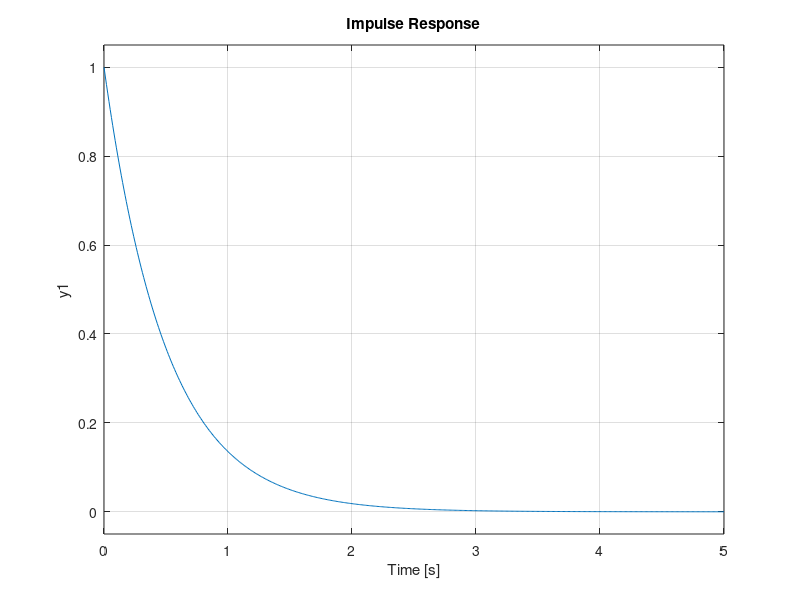

MATLAB code to generate this figure: (Note: this script raises an error after producing the figure.)
clear
b=[0,1];
a=[1,2];
t=0:0.01:5;
sys=tf(b,a);
impulse(sys,t);
hold on;
step(b,a);
legend('单位冲激响应','单位跃迁响应');
title('equation: y’(t)+2y(t)=x(t)');